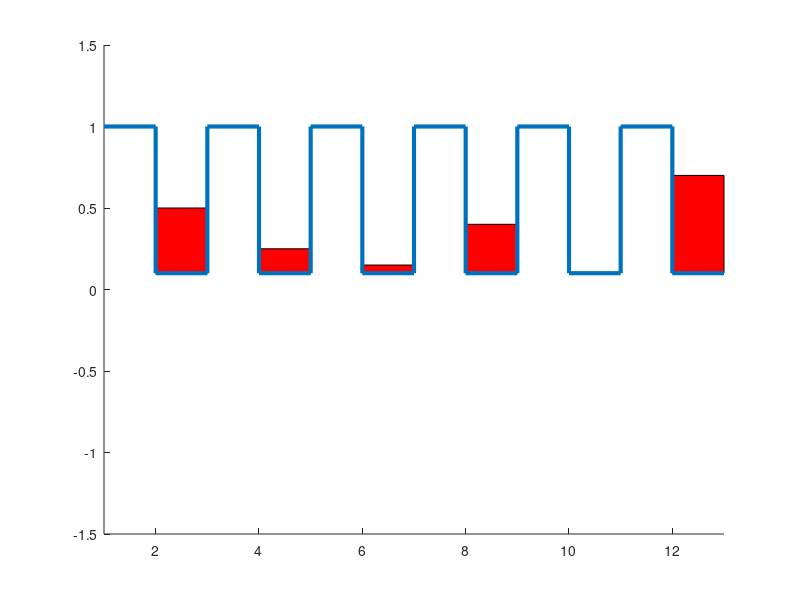

The MATLAB script that drew this image: (Note: this script raises an error after producing the figure.)
%% Nicholas Jones - njones31@vt.edu
% Script for generating explanatory image of the clocking process
close all;
clear;
clc;

n_img = 10;

x_grid_px = [1 2 2 3 3 4 4 5 5 6 6 7 7 8 8 9 9 10 10 11 11 12 12 13];
y_grid_integrate = [1 1 0.1 0.1 1 1 0.1 0.1];
y_grid_combine = [1 1 0.1 0.1 -0.1 -0.1 -1 -1 ];
y_grid_transition = [0.5 0.5 -0.5 -0.5 0.5 0.5 -0.5 -0.5];
y_grid_transfer = [0 0 -1 -1 1 1 0.1 0.1];

%% Integrate
fig = figure(1);
hold on;
rectangle('Position', [2 0.1 1 0.4], 'FaceColor', 'r');
rectangle('Position', [4 0.1 1 0.15], 'FaceColor', 'r');
rectangle('Position', [6 0.1 1 0.05], 'FaceColor', 'r');
rectangle('Position', [8 0.1 1 0.3], 'FaceColor', 'r');
rectangle('Position', [10 0.1 1 0], 'FaceColor', 'r');
rectangle('Position', [12 0.1 1 0.6], 'FaceColor', 'r');
plot(x_grid_px, [y_grid_integrate y_grid_integrate y_grid_integrate], ...
    'LineWidth', 3);
ylim([-1.5 1.5]);
xlim([1 13]);
xline(1.25, 'k:', 'Label', 'Pixel 1');
xline(5.25, 'k:', 'Label', 'Pixel 2');
xline(9.25, 'k:', 'Label', 'Pixel 3');
yline(0, 'b:');
set(gca, 'YTickLabel', []);
set(gca, 'XTickLabel', []);
title('Integrate');
drawnow;
frame = getframe(fig);
im{1} = frame2im(frame);

%% Combine
fig = figure(2);
hold on;
rectangle('Position', [4 -1 1 0.4 + 0.15], 'FaceColor', 'r');
rectangle('Position', [8 -1 1 0.05 + 0.3], 'FaceColor', 'r');
rectangle('Position', [12 -1 1 0.6], 'FaceColor', 'r');
plot(x_grid_px, [y_grid_combine y_grid_combine y_grid_combine], ...
    'LineWidth', 3);
ylim([-1.5 1.5]);
xlim([1 13]);
xline(1.25, 'k:', 'Label', 'Pixel 1');
xline(5.25, 'k:', 'Label', 'Pixel 2');
xline(9.25, 'k:', 'Label', 'Pixel 3');
yline(0, 'b:');
set(gca, 'YTickLabel', []);
set(gca, 'XTickLabel', []);
title('Combine');
drawnow;
frame = getframe(fig);
im{2} = frame2im(frame);

%% Transition
fig = figure(3);
hold on;
rectangle('Position', [4 -0.5 1 0.4 + 0.15], 'FaceColor', 'r');
rectangle('Position', [8 -0.5 1 0.05 + 0.3], 'FaceColor', 'r');
rectangle('Position', [12 -0.5 1 0.6], 'FaceColor', 'r');
plot(x_grid_px, [y_grid_transition y_grid_transition y_grid_transition],...
    'LineWidth', 3);
ylim([-1.5 1.5]);
xlim([1 13]);
xline(1.25, 'k:', 'Label', 'Pixel 1');
xline(5.25, 'k:', 'Label', 'Pixel 2');
xline(9.25, 'k:', 'Label', 'Pixel 3');
yline(0, 'b:');
set(gca, 'YTickLabel', []);
set(gca, 'XTickLabel', []);
title('Transition');
drawnow;
frame = getframe(fig);
im{3} = frame2im(frame);

%% Transfer
fig = figure(4);
hold on;
rectangle('Position', [6 -1 1 0.4 + 0.15], 'FaceColor', 'r');
rectangle('Position', [10 -1 1 0.05 + 0.3], 'FaceColor', 'r');
plot(x_grid_px, [y_grid_transfer y_grid_transfer y_grid_transfer], ...
    'LineWidth', 3);
ylim([-1.5 1.5]);
xlim([1 13]);
xline(1.25, 'k:', 'Label', 'Pixel 1');
xline(5.25, 'k:', 'Label', 'Pixel 2');
xline(9.25, 'k:', 'Label', 'Pixel 3');
yline(0, 'b:');
set(gca, 'YTickLabel', []);
set(gca, 'XTickLabel', []);
title('Transfer');
drawnow;
frame = getframe(fig);
im{4} = frame2im(frame);

%% Transition
fig = figure(5);
hold on;
rectangle('Position', [6 -0.5 1 0.4 + 0.15], 'FaceColor', 'r');
rectangle('Position', [10 -0.5 1 0.05 + 0.3], 'FaceColor', 'r');
plot(x_grid_px, [y_grid_transition y_grid_transition y_grid_transition],...
    'LineWidth', 3);
ylim([-1.5 1.5]);
xlim([1 13]);
xline(1.25, 'k:', 'Label', 'Pixel 1');
xline(5.25, 'k:', 'Label', 'Pixel 2');
xline(9.25, 'k:', 'Label', 'Pixel 3');
yline(0, 'b:');
set(gca, 'YTickLabel', []);
set(gca, 'XTickLabel', []);
title('Transition');
drawnow;
frame = getframe(fig);
im{5} = frame2im(frame);

%% Combine
fig = figure(6);
hold on;
rectangle('Position', [8 -1 1 0.4 + 0.15], 'FaceColor', 'r');
rectangle('Position', [12 -1 1 0.05 + 0.3], 'FaceColor', 'r');
plot(x_grid_px, [y_grid_combine y_grid_combine y_grid_combine], ...
    'LineWidth', 3);
ylim([-1.5 1.5]);
xlim([1 13]);
xline(1.25, 'k:', 'Label', 'Pixel 1');
xline(5.25, 'k:', 'Label', 'Pixel 2');
xline(9.25, 'k:', 'Label', 'Pixel 3');
yline(0, 'b:');
set(gca, 'YTickLabel', []);
set(gca, 'XTickLabel', []);
title('Combine');
drawnow;
frame = getframe(fig);
im{6} = frame2im(frame);


%% Transition
fig = figure(7);
hold on;
rectangle('Position', [8 -0.5 1 0.4 + 0.15], 'FaceColor', 'r');
rectangle('Position', [12 -0.5 1 0.05 + 0.3], 'FaceColor', 'r');
plot(x_grid_px, [y_grid_transition y_grid_transition y_grid_transition],...
    'LineWidth', 3);
ylim([-1.5 1.5]);
xlim([1 13]);
xline(1.25, 'k:', 'Label', 'Pixel 1');
xline(5.25, 'k:', 'Label', 'Pixel 2');
xline(9.25, 'k:', 'Label', 'Pixel 3');
yline(0, 'b:');
set(gca, 'YTickLabel', []);
set(gca, 'XTickLabel', []);
title('Transition');
drawnow;
frame = getframe(fig);
im{7} = frame2im(frame);

%% Transfer
fig = figure(8);
hold on;
rectangle('Position', [10 -1 1 0.4 + 0.15], 'FaceColor', 'r');
plot(x_grid_px, [y_grid_transfer y_grid_transfer y_grid_transfer],...
    'LineWidth', 3);
ylim([-1.5 1.5]);
xlim([1 13]);
xline(1.25, 'k:', 'Label', 'Pixel 1');
xline(5.25, 'k:', 'Label', 'Pixel 2');
xline(9.25, 'k:', 'Label', 'Pixel 3');
yline(0, 'b:');
set(gca, 'YTickLabel', []);
set(gca, 'XTickLabel', []);
title('Transfer');
drawnow;
frame = getframe(fig);
im{8} = frame2im(frame);

%% Transition
fig = figure(9);
hold on;
rectangle('Position', [10 -0.5 1 0.4 + 0.15], 'FaceColor', 'r');
plot(x_grid_px, [y_grid_transition y_grid_transition y_grid_transition],...
    'LineWidth', 3);
ylim([-1.5 1.5]);
xlim([1 13]);
xline(1.25, 'k:', 'Label', 'Pixel 1');
xline(5.25, 'k:', 'Label', 'Pixel 2');
xline(9.25, 'k:', 'Label', 'Pixel 3');
yline(0, 'b:');
set(gca, 'YTickLabel', []);
set(gca, 'XTickLabel', []);
title('Transition');
drawnow;
frame = getframe(fig);
im{9} = frame2im(frame);

%% Combine
fig = figure(10);
hold on;
rectangle('Position', [12 -1 1 0.4 + 0.15], 'FaceColor', 'r');
plot(x_grid_px, [y_grid_combine y_grid_combine y_grid_combine], ...
    'LineWidth', 3);
ylim([-1.5 1.5]);
xlim([1 13]);
xline(1.25, 'k:', 'Label', 'Pixel 1');
xline(5.25, 'k:', 'Label', 'Pixel 2');
xline(9.25, 'k:', 'Label', 'Pixel 3');
yline(0, 'b:');
set(gca, 'YTickLabel', []);
set(gca, 'XTickLabel', []);
title('Combine');
drawnow;
frame = getframe(fig);
im{10} = frame2im(frame);

%% Write the output GIF
filename = 'clock_out.gif';

for idx = 1 : n_img
    [A, map] = rgb2ind(im{idx}, 256);
    if idx == 1
        imwrite(A, map, filename, 'gif', 'LoopCount', Inf, 'DelayTime', 2);
    else
        imwrite(A, map, filename, 'gif', 'WriteMode', 'append', ...
            'DelayTime', 1.5);
    end
end